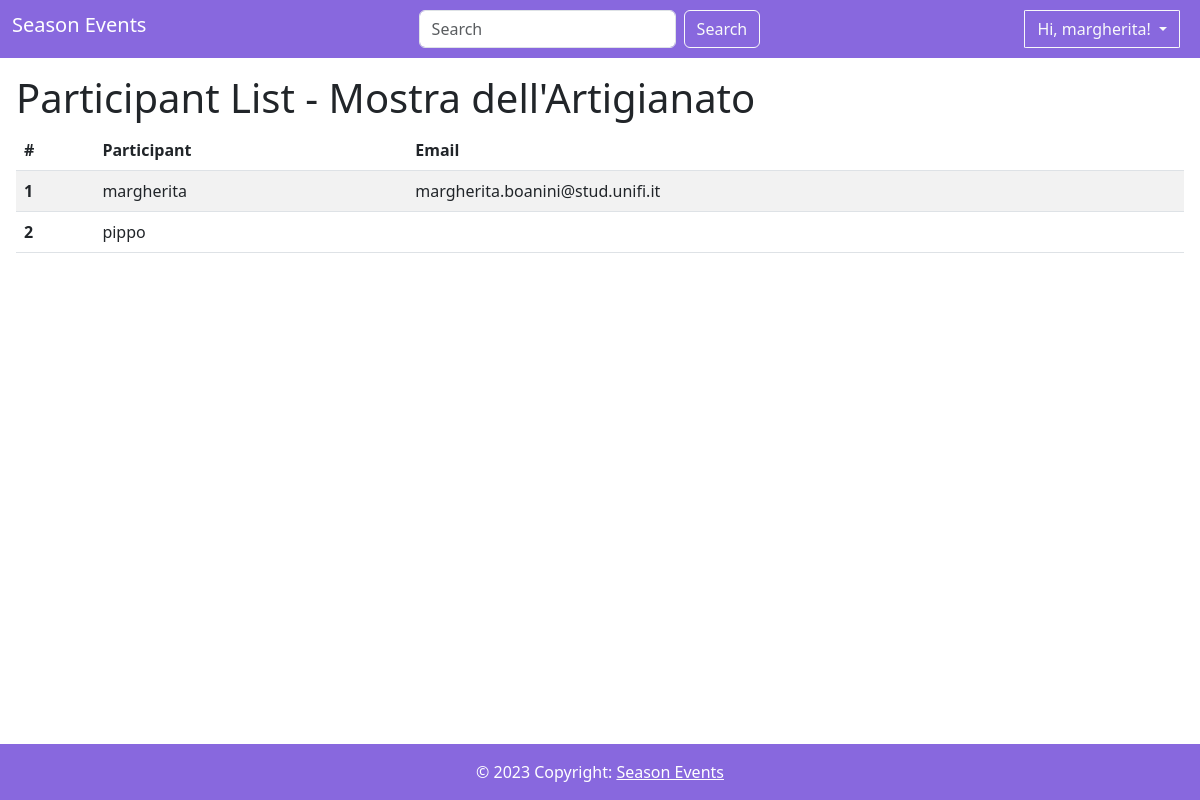
Page /event/Mostra dell'Artigianato/participants (signed in) on the committed database.
### event/models.py (models this page shows, shortened)
class Event(models.Model):
    title = models.CharField(max_length=100, primary_key=True)
    description = models.TextField()
    date = models.DateField()
    time = models.TimeField(default=datetime.time)
    location = models.CharField(max_length=100)
    program = models.TextField(default='Not Available')
    image = models.ImageField(upload_to='media/images/', null=True, blank=True)
    category = models.ManyToManyField('EventCategory')
    creator = models.ForeignKey(User, on_delete=models.CASCADE, related_name='events_created')
    max_seats = models.PositiveIntegerField()
    available_seats = models.PositiveIntegerField()

class Registration(models.Model):
    event = models.ForeignKey(Event, on_delete=models.CASCADE, related_name='registrations')
    participant = models.ForeignKey(User, on_delete=models.CASCADE)

### event/views.py (the view)
# urls.py: path('event/<str:title>/participants', views.participant_list, name='participant_list'),
@login_required
def participant_list(request, title):
    event = get_object_or_404(Event, title=title)
    if request.user != event.creator:
        messages.error(request, "You are not authorized to remove this event.")
        return redirect('event:my_events')
    registrations = event.registrations.all()
    return render(request, 'participant_list.html', {'event': event, 'registrations': registrations})

### templates/participant_list.html (shortened to what this page needs)
{% extends "base.html" %}
{% block content %}
    <div class="mx-3 my-3">
        <h1>Participant List - {{ event.title }}</h1>
        <table class="table table-striped">
            <thead>
                <tr>
                    <th scope="col">#</th>
                    <th scope="col">Participant</th>
                    <th scope="col">Email</th>
                </tr>
            </thead>
            <tbody>
                {%  for registration in registrations %}
                    <tr>
                        <th scope="row">{{ forloop.counter }}</th>
                        <td>{{ registration.participant.username }}</td>
                        <td>{{ registration.participant.email }}</td>
                    </tr>
                {% endfor %}
            </tbody>
        </table>
    </div>
{% endblock %}

### templates/base.html (shortened to what this page needs)
<!DOCTYPE html>
<html lang="en">
<head>
    <link href="https://cdn.jsdelivr.net/npm/bootstrap@5.3.0/dist/css/bootstrap.min.css" rel="stylesheet"
>
</head>
<body>
    <nav class="navbar navbar-expand-lg" style="background-color: #8868de;">
        <div class="container-fluid">
            <a class="navbar-brand h1" style="color: white" href="http://127.0.0.1:8000">Season Events</a>
            <form class="d-flex" role="search" method="GET" action="{% url 'event:event_search' %}">
                <input class="form-control me-2" type="text" name="query" placeholder="Search" aria-label="Search"
                    value="{{ query }}">
                <button class="btn btn-outline-light" type="submit">Search</button>
            </form>
            {% if not user.is_authenticated %}
                <ul class="navbar-nav me-auto mb-2 mb-lg-0">
                    <li class="nav-item">
                        <a class="nav-link" href="{% url 'event:login' %}" style="color:white;">Log in</a>
                    </li>
                    <li class="nav-item">
                        <a class="nav-link" href="{% url 'event:signup' %}" style="color:white;">Sign Up</a>
                    </li>
                </ul>
            {% else %}
                <div class="dropdown text-end">
                    <button class="btn btn-outline-light dropdown-toggle mx-2" style="border-radius:2%;" id="dropdownMenuButton" type="button"
                            aria-expanded="false" data-toggle="dropdown" aria-haspopup="true">
                            Hi, {{ request.user.username }}!
                    </button>
                </div>
            {% endif %}
        </div>
    </nav>
    {% block content %}
    {% endblock %}
    <footer>
        <div class="text-center p-3 fixed-bottom text-white" style="background-color: #8868de">
            © 2023 Copyright:
            <a class="text-white link-underline-opacity-0" href="http://127.0.0.1:8000">Season Events</a>
        </div>
    </footer>
</body>
</html>

### templates/base.html (style rules this page uses)
body { margin-bottom: 60px; }

### rows in the picture
Event: title "Mostra dell'Artigianato"
Registration: participant.username "margherita", participant.email "margherita.boanini@stud.unifi.it"
Registration: participant.username "pippo"

### other values in the picture
{{ request.user.username }} "margherita"
